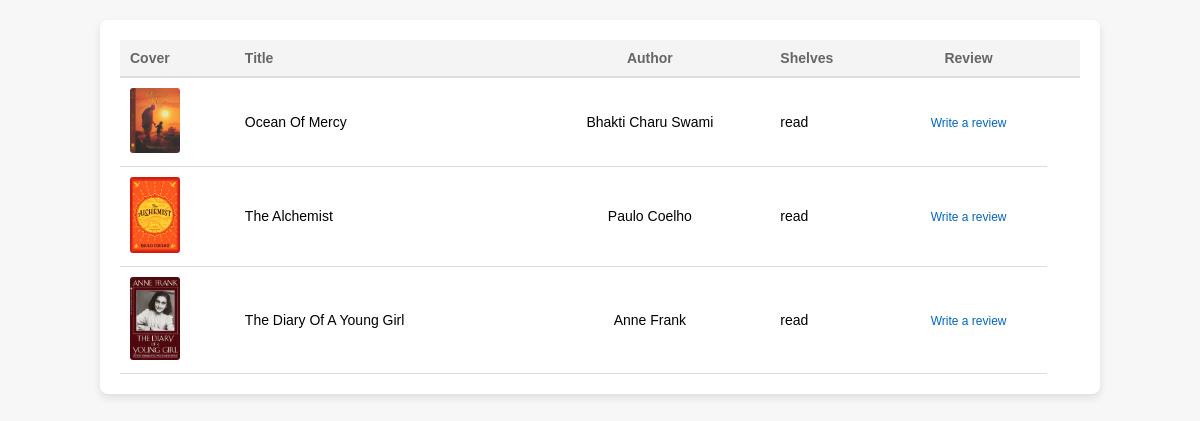
/bookshelf/read/ (signed in), run on the app's committed database.
### main/models.py (models this page shows, shortened)
class Book(models.Model):
    title = models.CharField(max_length=255)
    author = models.CharField(max_length=255)
    genres = models.ManyToManyField(Genre)
    description = models.TextField()
    cover_image = models.ImageField(upload_to='book_covers/', null=True, blank=True)
    published_date = models.DateField(null=True, blank=True)
    release_date = models.DateField(auto_now_add=True)
    total_pages = models.IntegerField(null=True, blank=True)
    average_rating = models.FloatField(null=True, blank=True)

### main/views.py (the view)
# urls.py: path('bookshelf/<str:shelf_name>/', views.bookshelf_view, name='bookshelf'),
@login_required
def bookshelf_view(request, shelf_name):
    user_profile = get_object_or_404(UserProfile, user=request.user)
    if shelf_name == 'read':
        books = user_profile.read.all()
    elif shelf_name == 'currently_reading':
        books = user_profile.currently_reading.all()
    elif shelf_name == 'to_read':
        books = user_profile.want_to_read.all()
    else:
        shelf = get_object_or_404(Shelf, name=shelf_name, user_profile=user_profile)
        books = shelf.books.all()  # Custom shelf books
    context = {
        'user_profile': user_profile,
        'books': books,
        'shelf_name': shelf_name,
    }
    return render(request, 'bookshelf.html', context)

### main/templates/bookshelf.html (shortened to what this page needs)
{% load static %}
<!DOCTYPE html>
<html lang="en">
<head>
    <link rel="stylesheet" href="{% static 'book_comparison/bookshelf.css' %}">
</head>
<body>
    <div class="bookshelf-container">
        <table class="bookshelf-table">
            <thead>
                <tr>
                    <th>Cover</th>
                    <th>Title</th>
                    <th>Author</th>
                    <th>Shelves</th>
                    <th>Review</th>
                    <th></th>
                </tr>
            </thead>
            <tbody>
                {% for book in books %}
                <tr>
                    <td><img src="{{ book.cover_image.url }}" alt="{{ book.title }} cover" class="book-cover"></td>
                    <td>{{ book.title }}</td>
                    <td>{{ book.author }}</td>
                    <td>{{shelf_name}}</td>
                    <td><a href="{% url 'review_book' book.id %}" class="review-link">Write a review</a></td>
                </tr>
                {% empty %}
                <tr>
                    <td colspan="8">No books found</td>
                </tr>
                {% endfor %}
            </tbody>
        </table>
    </div>
</body>
</html>

### static/book_comparison/bookshelf.css (style rules this page uses)
body { font-family: Arial, sans-serif; background-color: #f7f7f7; margin: 0; padding: 0; }
.bookshelf-container { width: 80%; margin: 20px auto; padding: 20px; background-color: white; border-radius: 8px; box-shadow: 0 4px 8px rgba(0, 0, 0, 0.1); }
.bookshelf-table { width: 100%; border-collapse: collapse; font-size: 14px; }
.bookshelf-table th, .bookshelf-table td { padding: 10px; text-align: left; vertical-align: middle; }
.bookshelf-table th { font-weight: bold; color: #666; border-bottom: 2px solid #ddd; }
.bookshelf-table td { border-bottom: 1px solid #ddd; }
.bookshelf-table th:nth-child(3), .bookshelf-table td:nth-child(3), .bookshelf-table th:nth-child(6), .bookshelf-table td:nth-child(6) { text-align: center; }
.bookshelf-table th:nth-child(5), .bookshelf-table td:nth-child(5) { text-align: center; }
.book-cover { width: 50px; height: auto; border-radius: 3px; }
.edit-link, .review-link, .remove-link { color: #0066c0; text-decoration: none; font-size: 12px; }
.bookshelf-table td .edit-link, .bookshelf-table td .review-link { color: #0066c0; }
table { width: 100%; border-collapse: collapse; }
th, td { padding: 8px 12px; border-bottom: 1px solid #ddd; text-align: left; }
th { background-color: #f4f4f4; font-weight: bold; }

### data on the page
Book: cover_image (picture), title "Ocean Of Mercy", author "Bhakti Charu Swami", shelf_name "read"
Book: cover_image (picture), title "The Alchemist", author "Paulo Coelho", shelf_name "read"
Book: cover_image (picture), title "The Diary Of A Young Girl", author "Anne Frank", shelf_name "read"
